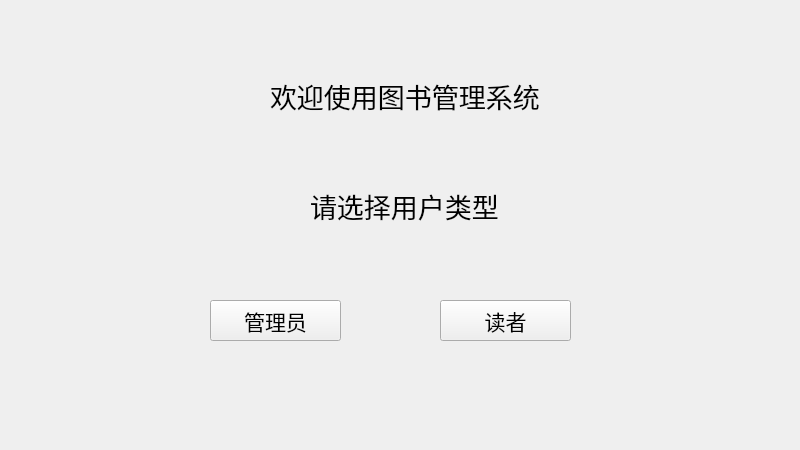
<?xml version="1.0" encoding="UTF-8"?>
<ui version="4.0">
 <class>Widget</class>
 <widget class="QWidget" name="Widget">
  <property name="geometry">
   <rect>
    <x>0</x>
    <y>0</y>
    <width>800</width>
    <height>450</height>
   </rect>
  </property>
  <property name="minimumSize">
   <size>
    <width>800</width>
    <height>450</height>
   </size>
  </property>
  <property name="maximumSize">
   <size>
    <width>800</width>
    <height>450</height>
   </size>
  </property>
  <property name="windowTitle">
   <string>图书管理系统</string>
  </property>
  <widget class="QPushButton" name="pushButton_admin">
   <property name="geometry">
    <rect>
     <x>210</x>
     <y>300</y>
     <width>131</width>
     <height>41</height>
    </rect>
   </property>
   <property name="font">
    <font>
     <pointsize>16</pointsize>
    </font>
   </property>
   <property name="text">
    <string>管理员</string>
   </property>
  </widget>
  <widget class="QPushButton" name="pushButton_user">
   <property name="geometry">
    <rect>
     <x>440</x>
     <y>300</y>
     <width>131</width>
     <height>41</height>
    </rect>
   </property>
   <property name="font">
    <font>
     <pointsize>16</pointsize>
    </font>
   </property>
   <property name="text">
    <string>读者</string>
   </property>
  </widget>
  <widget class="QLabel" name="label">
   <property name="geometry">
    <rect>
     <x>270</x>
     <y>30</y>
     <width>501</width>
     <height>131</height>
    </rect>
   </property>
   <property name="font">
    <font>
     <pointsize>20</pointsize>
    </font>
   </property>
   <property name="text">
    <string>欢迎使用图书管理系统</string>
   </property>
  </widget>
  <widget class="QLabel" name="label_2">
   <property name="geometry">
    <rect>
     <x>310</x>
     <y>160</y>
     <width>281</width>
     <height>91</height>
    </rect>
   </property>
   <property name="font">
    <font>
     <pointsize>20</pointsize>
    </font>
   </property>
   <property name="text">
    <string>请选择用户类型</string>
   </property>
  </widget>
 </widget>
 <resources/>
 <connections/>
</ui>
